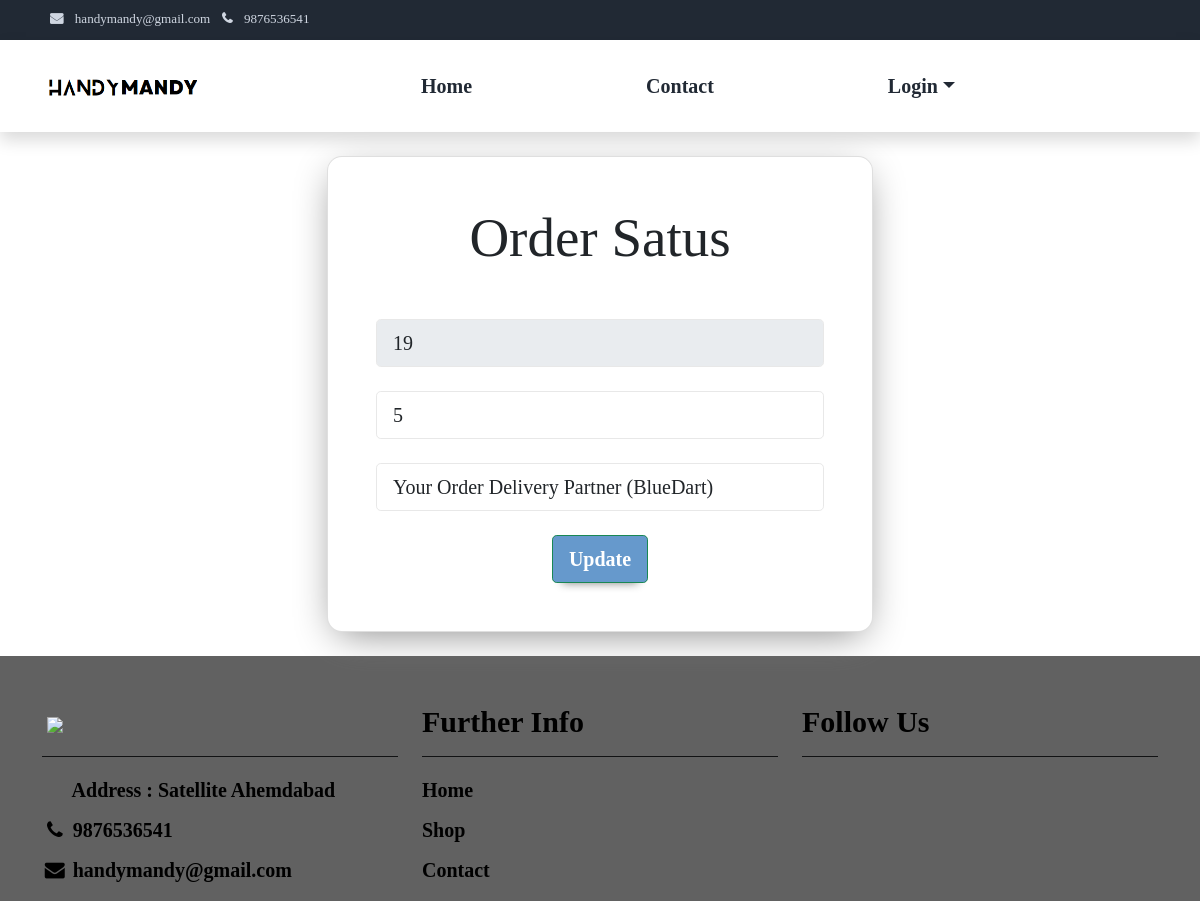
Screenshot of /vendor/vendororderstatusedit/1/ with the database file from the repository.
### CategoryApp/models.py (models this page shows, shortened)
class orderStatusTracking(models.Model):
    orderId = models.CharField(max_length=10)
    deliveryDays = models.IntegerField()
    trackingMessage = models.TextField()

### VendorApp/views.py (the view, shortened to what this page needs)
# urls.py: path('vendororderstatusedit/<int:statusId>/',vendororderstatuseditview,name='vendororderstatusediturl'),
def vendororderstatuseditview(request,statusId):
    orderStatusData = orderStatusTracking.objects.get(id=statusId)
    sessionData = VendorSessionDataView(request)
    return render(request,'orderstatus_edit.html',{'navData':sessionData,'orderStatusData':orderStatusData})

### VendorApp/templates/orderstatus_edit.html (shortened to what this page needs)
{% extends 'base4.html' %}
{% load static %}
{% block content %}
    <body>
  <div class="mask d-flex align-items-center h-100 gradient-custom-3">
    <div class="container h-100">
      <div class="row d-flex justify-content-center align-items-center h-100">
        <div class="col-12 col-md-9 col-lg-7 col-xl-6 mt-4 mb-4">
          <div class="card" style="border-radius: 15px;">
            <div class="card-body p-5">
              <h1 class="text-center mb-5" id="Vendorregister">Order Satus</h1>
              <form method="POST">
                <div class="form-outline mb-4">
                  <input readonly value="{{orderStatusData.orderId}}" type="text" name="orderno" id="form3Example1cg" placeholder="Enter Order Number" class="form-control form-control-lg" required/>
                </div>
                <b><div class="form-outline mb-4">
                  <input value="{{orderStatusData.deliveryDays}}" type="number" name="days" class="form-control form-control-lg"  placeholder="Enter Approx Delivery Days" required/>
                </div>
                <div class="form-outline mb-4">
                  <input value="{{orderStatusData.trackingMessage}}" type="text" name="remark" id="form3Example1cg" placeholder="Enter Remark" class="form-control form-control-lg" required />
                </div>
                <div class="d-flex justify-content-center">
                  <button type="submit" class="btn btn-success btn-block btn-lg">Update</button>
                </div>
              </form>
            </div>
          </div>
        </div>
      </div>
    </div>
  </div>
</body>
{%endblock%}

### rows the page displays
orderStatusTracking: orderno "19", days "5", remark "Your Order Delivery Partner (BlueDart)"
